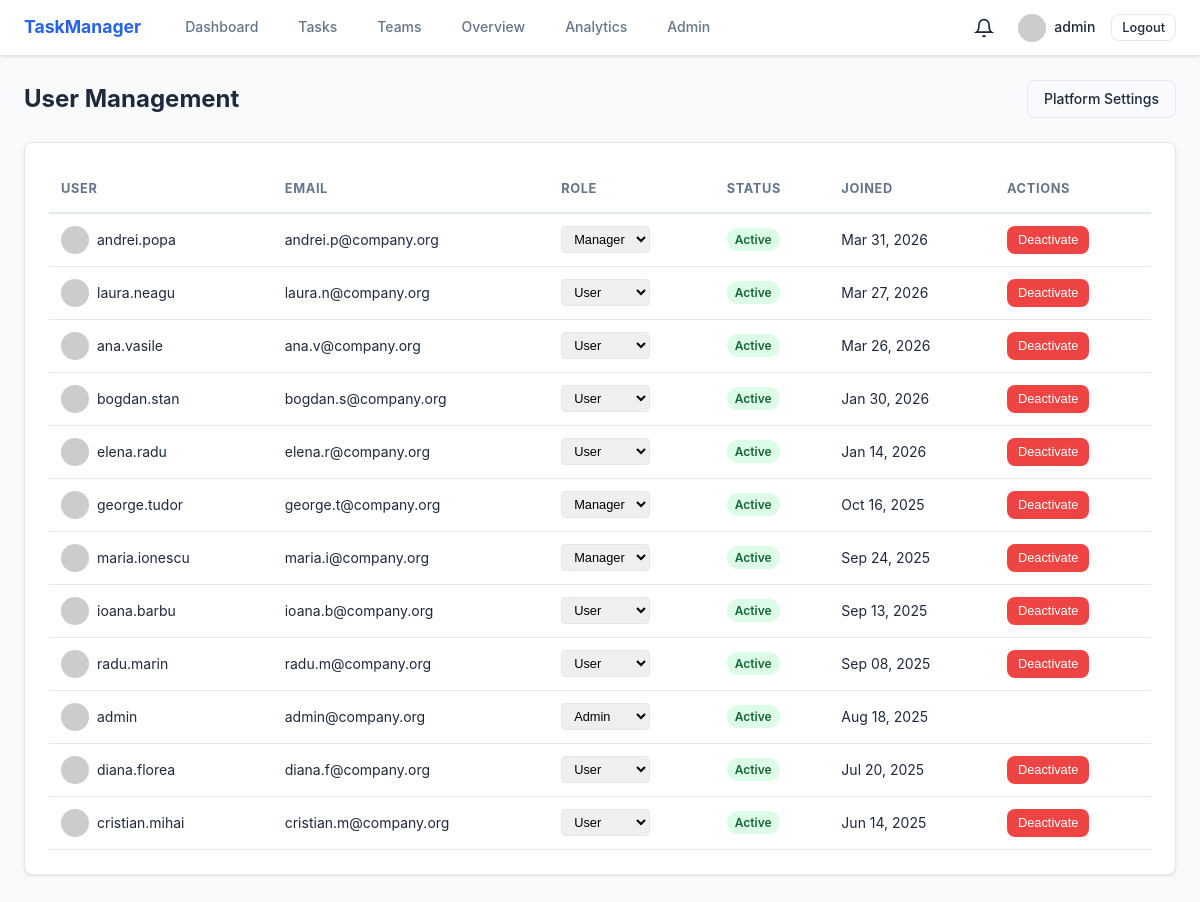
Page /admin/users (signed in) on the committed database.
### models/user.py (models this page shows, shortened)
class User(UserMixin, db.Model):
    __tablename__ = 'users'
    id = db.Column(db.Integer, primary_key=True)
    username = db.Column(db.String(64), unique=True, nullable=False, index=True)
    email = db.Column(db.String(120), unique=True, nullable=False, index=True)
    password_hash = db.Column(db.String(128), nullable=False)
    full_name = db.Column(db.String(120), default='')
    job_title = db.Column(db.String(120), default='')
    department = db.Column(db.String(120), default='')
    bio = db.Column(db.Text, default='')
    role = db.Column(db.String(20), default='user')  # user, manager, admin
    is_active = db.Column(db.Boolean, default=True)
    notify_assignment = db.Column(db.Boolean, default=True)
    notify_comments = db.Column(db.Boolean, default=True)
    notify_deadlines = db.Column(db.Boolean, default=True)
    created_at = db.Column(db.DateTime, default=datetime.utcnow)
    last_seen = db.Column(db.DateTime, default=datetime.utcnow)
    tasks_created = db.relationship('Task', foreign_keys='Task.creator_id', backref='creator', lazy='dynamic')
    tasks_assigned = db.relationship('Task', foreign_keys='Task.assignee_id', backref='assignee', lazy='dynamic')
    comments = db.relationship('Comment', backref='author', lazy='dynamic')
    notifications = db.relationship('Notification', backref='user', lazy='dynamic')
    teams = db.relationship('Team', secondary=team_members, backref=db.backref('members', lazy='dynamic'))
    def gravatar(self, size=80):
        digest = hashlib.md5(self.email.lower().strip().encode()).hexdigest()
        return f'https://www.gravatar.com/avatar/{digest}?d=identicon&s={size}'

### routes/admin.py (the view)
@admin_bp.route('/users')
@admin_required
def users():
    all_users = User.query.order_by(User.created_at.desc()).all()
    return render_template('admin/users.html', users=all_users)

### routes/admin.py (called while the page is built)
def admin_required(f):
    @wraps(f)
    @login_required
    def decorated(*args, **kwargs):
        if current_user.role != 'admin':
            abort(403)
        return f(*args, **kwargs)
    return decorated

### templates/admin/users.html (shortened to what this page needs)
{% extends "layouts/base.html" %}
{% block content %}
<div class="page-header">
    <h1>User Management</h1>
    <a href="{{ url_for('admin.settings') }}" class="btn btn-outline">Platform Settings</a>
</div>
<div class="card">
    <table class="table">
        <thead>
            <tr>
                <th>User</th>
                <th>Email</th>
                <th>Role</th>
                <th>Status</th>
                <th>Joined</th>
                <th>Actions</th>
            </tr>
        </thead>
        <tbody>
            {% for user in users %}
            <tr>
                <td>
                    <div class="user-cell">
                        <img src="{{ user.gravatar(28) }}" class="avatar-sm">
                        {{ user.username }}
                    </div>
                </td>
                <td>{{ user.email }}</td>
                <td>
                    <form method="POST" action="{{ url_for('admin.change_role', user_id=user.id) }}" class="inline-form">
                        <select name="role" onchange="this.form.submit()" class="select-sm">
                            {% for r in ['user', 'manager', 'admin'] %}
                            <option value="{{ r }}" {{ 'selected' if user.role == r }}>{{ r|capitalize }}</option>
                            {% endfor %}
                        </select>
                    </form>
                </td>
                <td>
                    <span class="badge {{ 'badge-success' if user.is_active else 'badge-error' }}">
                        {{ 'Active' if user.is_active else 'Inactive' }}
                    </span>
                </td>
                <td>{{ user.created_at.strftime('%b %d, %Y') }}</td>
                <td>
                    {% if user.id != current_user.id %}
                    <form method="POST" action="{{ url_for('admin.toggle_user', user_id=user.id) }}" class="inline-form">
                        <button type="submit" class="btn btn-sm {{ 'btn-danger' if user.is_active else 'btn-success' }}">
                            {{ 'Deactivate' if user.is_active else 'Activate' }}
                        </button>
                    </form>
                    {% endif %}
                </td>
            </tr>
            {% endfor %}
        </tbody>
    </table>
</div>
{% endblock %}

### templates/layouts/base.html (shortened to what this page needs)
<!DOCTYPE html>
<html lang="en">
<head>
    <link rel="stylesheet" href="{{ url_for('static', filename='css/main.css') }}">
</head>
<body>
    {% if current_user.is_authenticated %}
    <nav class="navbar">
        <div class="nav-container">
            <a href="{{ url_for('dashboard.index') }}" class="nav-brand">TaskManager</a>
            <div class="nav-links">
                <a href="{{ url_for('dashboard.index') }}">Dashboard</a>
                <a href="{{ url_for('tasks.list_tasks') }}">Tasks</a>
                <a href="{{ url_for('teams.list_teams') }}">Teams</a>
                {% if current_user.role in ('manager', 'admin') %}
                <a href="{{ url_for('dashboard.overview') }}">Overview</a>
                {% endif %}
                {% if current_user.role == 'admin' %}
                <a href="{{ url_for('dashboard.analytics') }}">Analytics</a>
                <a href="{{ url_for('admin.users') }}">Admin</a>
                {% endif %}
            </div>
            <div class="nav-right">
                <div class="notification-bell" id="notificationBell">
                    <svg width="20" height="20" viewBox="0 0 24 24" fill="none" stroke="currentColor" stroke-width="2"><path d="M18 8A6 6 0 0 0 6 8c0 7-3 9-3 9h18s-3-2-3-9"/><path d="M13.73 21a2 2 0 0 1-3.46 0"/></svg>
                </div>
                <a href="{{ url_for('profile.view') }}" class="nav-avatar">
                    <img src="{{ current_user.gravatar(32) }}" alt="{{ current_user.username }}" class="avatar-sm">
                    {{ current_user.username }}
                </a>
                <a href="{{ url_for('auth.logout') }}" class="btn btn-sm btn-outline">Logout</a>
            </div>
        </div>
    </nav>
    {% endif %}
    <main class="container">
        {% block content %}{% endblock %}
    </main>
</body>
</html>

### static/css/main.css (style rules this page uses)
*, *::before, *::after { box-sizing: border-box; margin: 0; padding: 0; }
:root { --primary: #2563eb; --primary-hover: #1d4ed8; --secondary: #10b981; --accent: #f59e0b; --bg: #f8fafc; --surface: #ffffff; --text: #1e293b; --text-muted: #64748b; --border: #e2e8f0; --success: #22c55e; --warning: #f97316; --error: #ef4444; --info: #3b82f6; --radius: 8px; --radius-sm: 4px; --shadow: 0 1px 3px rgba(0,0,0,.1); --shadow-md: 0 4px 6px rgba(0,0,0,.1); }
body { font-family: 'Inter', system-ui, -apple-system, sans-serif; background: var(--bg); color: var(--text); line-height: 1.6; font-size: 14px; }
a { color: var(--primary); text-decoration: none; }
.navbar { background: var(--surface); border-bottom: 1px solid var(--border); padding: 0 1.5rem; height: 56px; position: sticky; top: 0; z-index: 100; box-shadow: var(--shadow); }
.nav-container { max-width: 1200px; margin: 0 auto; display: flex; align-items: center; height: 100%; gap: 2rem; }
.nav-brand { font-weight: 700; font-size: 1.1rem; color: var(--primary); }
.nav-links { display: flex; gap: 1rem; flex: 1; }
.nav-links a { color: var(--text-muted); padding: .5rem .75rem; border-radius: var(--radius-sm); font-weight: 500; font-size: .875rem; }
.nav-right { display: flex; align-items: center; gap: 1rem; }
.nav-avatar { display: flex; align-items: center; gap: .5rem; color: var(--text); font-weight: 500; font-size: .875rem; }
.container { max-width: 1200px; margin: 0 auto; padding: 1.5rem; }
.card { background: var(--surface); border: 1px solid var(--border); border-radius: var(--radius); padding: 1.5rem; margin-bottom: 1rem; box-shadow: var(--shadow); }
.btn { display: inline-flex; align-items: center; gap: .5rem; padding: .5rem 1rem; border-radius: var(--radius); border: 1px solid transparent; font-weight: 500; font-size: .875rem; cursor: pointer; transition: all .15s; text-decoration: none; line-height: 1.4; }
.btn-outline { background: transparent; color: var(--text); border-color: var(--border); }
.btn-danger { background: var(--error); color: #fff; }
.btn-sm { padding: .25rem .625rem; font-size: .8rem; }
.select-sm { padding: .25rem .5rem; font-size: .8rem; border: 1px solid var(--border); border-radius: var(--radius-sm); }
.inline-form { display: inline; }
.badge { display: inline-flex; align-items: center; padding: .125rem .5rem; border-radius: 9999px; font-size: .75rem; font-weight: 600; text-transform: capitalize; }
.badge-success { background: #dcfce7; color: #166534; }
.page-header { display: flex; justify-content: space-between; align-items: center; margin-bottom: 1.5rem; }
.page-header h1 { font-size: 1.5rem; }
.table { width: 100%; border-collapse: collapse; }
.table th { text-align: left; padding: .75rem; font-size: .8rem; color: var(--text-muted); text-transform: uppercase; letter-spacing: .05em; border-bottom: 2px solid var(--border); }
.table td { padding: .75rem; border-bottom: 1px solid var(--border); font-size: .875rem; }
.user-cell { display: flex; align-items: center; gap: .5rem; }
.avatar-sm { width: 28px; height: 28px; border-radius: 50%; vertical-align: middle; }
.notification-bell { position: relative; cursor: pointer; padding: .5rem; display: flex; align-items: center; }

### rows in the picture
User: username "admin", email "admin@company.org", is_active "Active", created_at "Aug 18, 2025"
User: username "andrei.popa", email "andrei.p@company.org", is_active "Active", created_at "Mar 31, 2026", is_active "Deactivate"
User: username "laura.neagu", email "laura.n@company.org", is_active "Active", created_at "Mar 27, 2026", is_active "Deactivate"
User: username "ana.vasile", email "ana.v@company.org", is_active "Active", created_at "Mar 26, 2026", is_active "Deactivate"
User: username "bogdan.stan", email "bogdan.s@company.org", is_active "Active", created_at "Jan 30, 2026", is_active "Deactivate"
User: username "elena.radu", email "elena.r@company.org", is_active "Active", created_at "Jan 14, 2026", is_active "Deactivate"
User: username "george.tudor", email "george.t@company.org", is_active "Active", created_at "Oct 16, 2025", is_active "Deactivate"
User: username "maria.ionescu", email "maria.i@company.org", is_active "Active", created_at "Sep 24, 2025", is_active "Deactivate"
User: username "ioana.barbu", email "ioana.b@company.org", is_active "Active", created_at "Sep 13, 2025", is_active "Deactivate"
User: username "radu.marin", email "radu.m@company.org", is_active "Active", created_at "Sep 08, 2025", is_active "Deactivate"
User: username "diana.florea", email "diana.f@company.org", is_active "Active", created_at "Jul 20, 2025", is_active "Deactivate"
User: username "cristian.mihai", email "cristian.m@company.org", is_active "Active", created_at "Jun 14, 2025", is_active "Deactivate"

### other values in the picture
form field role "Manager"
form field role "User"
form field role "Admin"
